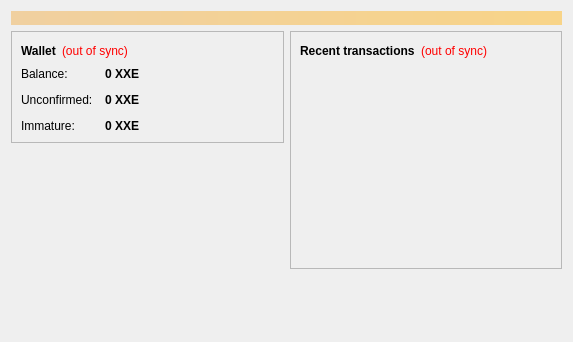
<?xml version="1.0" encoding="UTF-8"?>
<ui version="4.0">
 <class>OverviewPage</class>
 <widget class="QWidget" name="OverviewPage">
  <property name="geometry">
   <rect>
    <x>0</x>
    <y>0</y>
    <width>573</width>
    <height>342</height>
   </rect>
  </property>
  <property name="windowTitle">
   <string>Form</string>
  </property>
  <layout class="QVBoxLayout" name="topLayout">
   <item>
    <widget class="QLabel" name="labelAlerts">
     <property name="visible">
      <bool>false</bool>
     </property>
     <property name="styleSheet">
      <string notr="true">background-color: qlineargradient(x1: 0, y1: 0, x2: 1, y2: 0, stop:0 #F0D0A0, stop:1 #F8D488); color:#000000;</string>
     </property>
     <property name="wordWrap">
      <bool>true</bool>
     </property>
     <property name="margin">
      <number>3</number>
     </property>
    </widget>
   </item>
   <item>
    <layout class="QHBoxLayout" name="horizontalLayout" stretch="1,1">
     <item>
      <layout class="QVBoxLayout" name="verticalLayout_2">
       <item>
        <widget class="QFrame" name="frame">
         <property name="frameShape">
          <enum>QFrame::StyledPanel</enum>
         </property>
         <property name="frameShadow">
          <enum>QFrame::Raised</enum>
         </property>
         <layout class="QVBoxLayout" name="verticalLayout_4">
          <item>
           <layout class="QHBoxLayout" name="horizontalLayout_4">
            <item>
             <widget class="QLabel" name="label_5">
              <property name="font">
               <font>
                <weight>75</weight>
                <bold>true</bold>
               </font>
              </property>
              <property name="text">
               <string>Wallet</string>
              </property>
             </widget>
            </item>
            <item>
             <widget class="QLabel" name="labelWalletStatus">
              <property name="toolTip">
               <string>The displayed information may be out of date. Your wallet automatically synchronizes with the XXEcoin network after a connection is established, but this process has not completed yet.</string>
              </property>
              <property name="styleSheet">
               <string notr="true">QLabel { color: red; }</string>
              </property>
              <property name="text">
               <string notr="true">(out of sync)</string>
              </property>
              <property name="alignment">
               <set>Qt::AlignLeading|Qt::AlignLeft|Qt::AlignVCenter</set>
              </property>
             </widget>
            </item>
            <item>
             <spacer name="horizontalSpacer_2">
              <property name="orientation">
               <enum>Qt::Horizontal</enum>
              </property>
              <property name="sizeHint" stdset="0">
               <size>
                <width>40</width>
                <height>20</height>
               </size>
              </property>
             </spacer>
            </item>
           </layout>
          </item>
          <item>
           <layout class="QFormLayout" name="formLayout_2">
            <property name="fieldGrowthPolicy">
             <enum>QFormLayout::AllNonFixedFieldsGrow</enum>
            </property>
            <property name="horizontalSpacing">
             <number>12</number>
            </property>
            <property name="verticalSpacing">
             <number>12</number>
            </property>
            <item row="0" column="0">
             <widget class="QLabel" name="label">
              <property name="text">
               <string>Balance:</string>
              </property>
             </widget>
            </item>
            <item row="0" column="1">
             <widget class="QLabel" name="labelBalance">
              <property name="font">
               <font>
                <weight>75</weight>
                <bold>true</bold>
               </font>
              </property>
              <property name="cursor">
               <cursorShape>IBeamCursor</cursorShape>
              </property>
              <property name="toolTip">
               <string>Your current balance</string>
              </property>
              <property name="text">
               <string notr="true">0 XXE</string>
              </property>
              <property name="textInteractionFlags">
               <set>Qt::LinksAccessibleByMouse|Qt::TextSelectableByKeyboard|Qt::TextSelectableByMouse</set>
              </property>
             </widget>
            </item>
            <item row="1" column="0">
             <widget class="QLabel" name="label_3">
              <property name="text">
               <string>Unconfirmed:</string>
              </property>
             </widget>
            </item>
            <item row="1" column="1">
             <widget class="QLabel" name="labelUnconfirmed">
              <property name="font">
               <font>
                <weight>75</weight>
                <bold>true</bold>
               </font>
              </property>
              <property name="cursor">
               <cursorShape>IBeamCursor</cursorShape>
              </property>
              <property name="toolTip">
               <string>Total of transactions that have yet to be confirmed, and do not yet count toward the current balance</string>
              </property>
              <property name="text">
               <string notr="true">0 XXE</string>
              </property>
              <property name="textInteractionFlags">
               <set>Qt::LinksAccessibleByMouse|Qt::TextSelectableByKeyboard|Qt::TextSelectableByMouse</set>
              </property>
             </widget>
            </item>
            <item row="2" column="0">
             <widget class="QLabel" name="labelImmatureText">
              <property name="text">
               <string>Immature:</string>
              </property>
             </widget>
            </item>
            <item row="2" column="1">
             <widget class="QLabel" name="labelImmature">
              <property name="font">
               <font>
                <weight>75</weight>
                <bold>true</bold>
               </font>
              </property>
              <property name="toolTip">
               <string>Mined balance that has not yet matured</string>
              </property>
              <property name="text">
               <string notr="true">0 XXE</string>
              </property>
              <property name="textInteractionFlags">
               <set>Qt::LinksAccessibleByMouse|Qt::TextSelectableByKeyboard|Qt::TextSelectableByMouse</set>
              </property>
             </widget>
            </item>
           </layout>
          </item>
         </layout>
        </widget>
       </item>
       <item>
        <spacer name="verticalSpacer">
         <property name="orientation">
          <enum>Qt::Vertical</enum>
         </property>
         <property name="sizeHint" stdset="0">
          <size>
           <width>20</width>
           <height>40</height>
          </size>
         </property>
        </spacer>
       </item>
      </layout>
     </item>
     <item>
      <layout class="QVBoxLayout" name="verticalLayout_3">
       <item>
        <widget class="QFrame" name="frame_2">
         <property name="frameShape">
          <enum>QFrame::StyledPanel</enum>
         </property>
         <property name="frameShadow">
          <enum>QFrame::Raised</enum>
         </property>
         <layout class="QVBoxLayout" name="verticalLayout">
          <item>
           <layout class="QHBoxLayout" name="horizontalLayout_2">
            <item>
             <widget class="QLabel" name="label_4">
              <property name="text">
               <string>&lt;b&gt;Recent transactions&lt;/b&gt;</string>
              </property>
             </widget>
            </item>
            <item>
             <widget class="QLabel" name="labelTransactionsStatus">
              <property name="toolTip">
               <string>The displayed information may be out of date. Your wallet automatically synchronizes with the XXEcoin network after a connection is established, but this process has not completed yet.</string>
              </property>
              <property name="styleSheet">
               <string notr="true">QLabel { color: red; }</string>
              </property>
              <property name="text">
               <string notr="true">(out of sync)</string>
              </property>
              <property name="alignment">
               <set>Qt::AlignRight|Qt::AlignTrailing|Qt::AlignVCenter</set>
              </property>
             </widget>
            </item>
            <item>
             <spacer name="horizontalSpacer">
              <property name="orientation">
               <enum>Qt::Horizontal</enum>
              </property>
              <property name="sizeHint" stdset="0">
               <size>
                <width>40</width>
                <height>20</height>
               </size>
              </property>
             </spacer>
            </item>
           </layout>
          </item>
          <item>
           <widget class="QListView" name="listTransactions">
            <property name="styleSheet">
             <string notr="true">QListView { background: transparent; }</string>
            </property>
            <property name="frameShape">
             <enum>QFrame::NoFrame</enum>
            </property>
            <property name="verticalScrollBarPolicy">
             <enum>Qt::ScrollBarAlwaysOff</enum>
            </property>
            <property name="horizontalScrollBarPolicy">
             <enum>Qt::ScrollBarAlwaysOff</enum>
            </property>
            <property name="selectionMode">
             <enum>QAbstractItemView::NoSelection</enum>
            </property>
           </widget>
          </item>
         </layout>
        </widget>
       </item>
       <item>
        <spacer name="verticalSpacer_2">
         <property name="orientation">
          <enum>Qt::Vertical</enum>
         </property>
         <property name="sizeHint" stdset="0">
          <size>
           <width>20</width>
           <height>40</height>
          </size>
         </property>
        </spacer>
       </item>
      </layout>
     </item>
    </layout>
   </item>
  </layout>
 </widget>
 <resources/>
 <connections/>
</ui>
